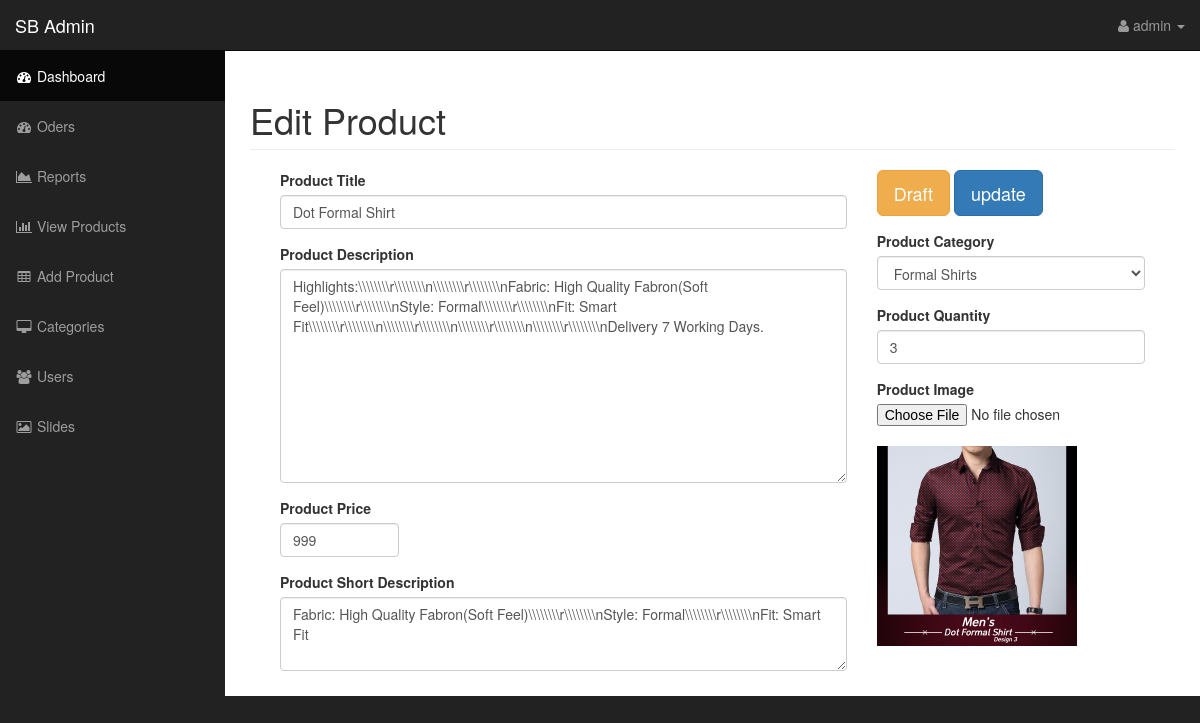
Page /admin/index.php?edit_product&id=2 (signed in) on the committed database.
### tables this page shows
CREATE TABLE `products` (
  `product_id` int(11) NOT NULL,
  `product_title` varchar(255) NOT NULL,
  `product_category_id` int(11) NOT NULL,
  `product_price` float NOT NULL,
  `product_quantity` int(11) NOT NULL,
  `product_description` text NOT NULL,
  `short_desc` text NOT NULL,
  `product_image` varchar(255) NOT NULL
);

CREATE TABLE `categories` (
  `cat_id` int(11) NOT NULL,
  `cat_title` varchar(255) NOT NULL
);

### resources/functions.php (called while the page is built, shortened)
<?php
	$upload_dicrectory = "uploads";
	function query($sql)
	{
		global $connection;
		return mysqli_query($connection, $sql);
	}
	function escape_string($string)
	{
		global $connection;
		return mysqli_real_escape_string($connection,$string);
	}
	function fetch_array($result)
	{
		return mysqli_fetch_array($result);
	}
function show_product_category_title($product_category_id)
{
	$category_query = query("SELECT * FROM categories WHERE cat_id = '{$product_category_id}' ");
	while ($row = fetch_array($category_query))
	{
		return $row['cat_title'];
	}
}
function display_image($picture)
{
	global $upload_dicrectory;
	return $upload_dicrectory .DS. $picture;
}
 ?>

### resources/templates/back/edit_product.php (the view, shortened to what this page needs)
<?php
if (isset($_GET['id']))
{
  $query = query("SELECT * FROM products where product_id = ".escape_string($_GET['id'])." ");
  while ($row = fetch_array($query))
  {
    $product_title          = escape_string($row['product_title']);
    $product_category_id    = escape_string($row['product_category_id']);
    $product_price          = escape_string($row['product_price']);
    $product_description    = escape_string($row['product_description']);
    $short_desc             = escape_string($row['short_desc']);
    $product_quantity       = escape_string($row['product_quantity']);
    $product_image          = escape_string($row['product_image']);
    $product_image          = display_image($row['product_image']);
  }
}
?>
<div class="col-md-12">
<div class="row">
<h1 class="page-header">
   Edit Product
</h1>
</div>
<form action="" method="post" enctype="multipart/form-data">
<div class="col-md-8">
<div class="form-group">
    <label for="product-title">Product Title </label>
        <input type="text" name="product_title" class="form-control" value="<?php echo $product_title; ?>">
    </div>
    <div class="form-group">
           <label for="product-title">Product Description</label>
      <textarea name="product_description" id="" cols="30" rows="10" class="form-control"><?php echo $product_description; ?></textarea>
    </div>
    <div class="form-group row">
      <div class="col-xs-3">
        <label for="product-price">Product Price</label>
        <input type="number" name="product_price" class="form-control" size="60" value="<?php echo $product_price; ?>">
      </div>
    </div>
    <div class="form-group">
           <label for="product-title">Product Short Description</label>
      <textarea name="short_desc" id="" cols="30" rows="3" class="form-control"><?php echo $short_desc; ?></textarea>
    </div>
</div>
<aside id="admin_sidebar" class="col-md-4">
     <div class="form-group">
       <input type="submit" name="draft" class="btn btn-warning btn-lg" value="Draft">
        <input type="submit" name="update" class="btn btn-primary btn-lg" value="update">
    </div>
    <div class="form-group">
         <label for="product-title">Product Category</label>
        <select name="product_category_id" id="" class="form-control">
          <option value="<?php echo $product_category_id; ?>"><?php echo show_product_category_title($product_category_id); ?></option>
        </select>
</div>
    <div class="form-group">
      <label for="product-title">Product Quantity</label>
         <input type="number" class="form-control" name="product_quantity" value="<?php echo $product_quantity; ?>">
    </div>
    <div class="form-group">
        <label for="product-title">Product Image</label>
        <input type="file" name="file"><br>
        <img  width="200" src="../../resources/<?php echo $product_image; ?>" alt="">
    </div>
</aside>
</form>

### public/admin/css/sb-admin.css (style rules this page uses)
body { margin-top: 100px; background-color: #222; }
@media (min-width:768px) { body { margin-top: 50px; } }

### rows in the picture
products: product_title "Dot Formal Shirt", product_description "Highlights:\\\\\\\\\\\\\\\\r\\\\\\\\\\\\\\\\n\\\\\\\\\\\\\\\\r\\\\\\\\\\\\\\\\nFabric: High Quality Fabron(Soft Feel)\\\\\\\\\\\\\\\\r\\\\\\\\\\\\\\\\nStyle: Formal\\\\\\\\\\\\\\\\r\\\\\\\\\\\\\\\\nFit: Smart Fit\\\\\\\\\\\\\\\\r\\\\\\\\\\\\\\\\n\\\\\\\\\\\\\\\\r\\\\\\\\\\\\\\\\n\\\\\\\\\\\\\\\\r\\\\\\\\\\\\\\\\n\\\\\\\\\\\\\\\\r\\\\\\\\\\\\\\\\nDelivery 7 Working Days.", product_price "999", short_desc "Fabric: High Quality Fabron(Soft Feel)\\\\\\\\\\\\\\\\r\\\\\\\\\\\\\\\\nStyle: Formal\\\\\\\\\\\\\\\\r\\\\\\\\\\\\\\\\nFit: Smart Fit", product_category_id "Formal Shirts", product_quantity "3", product_image (picture)

### other values in the picture
$_SESSION['username'] "admin"
